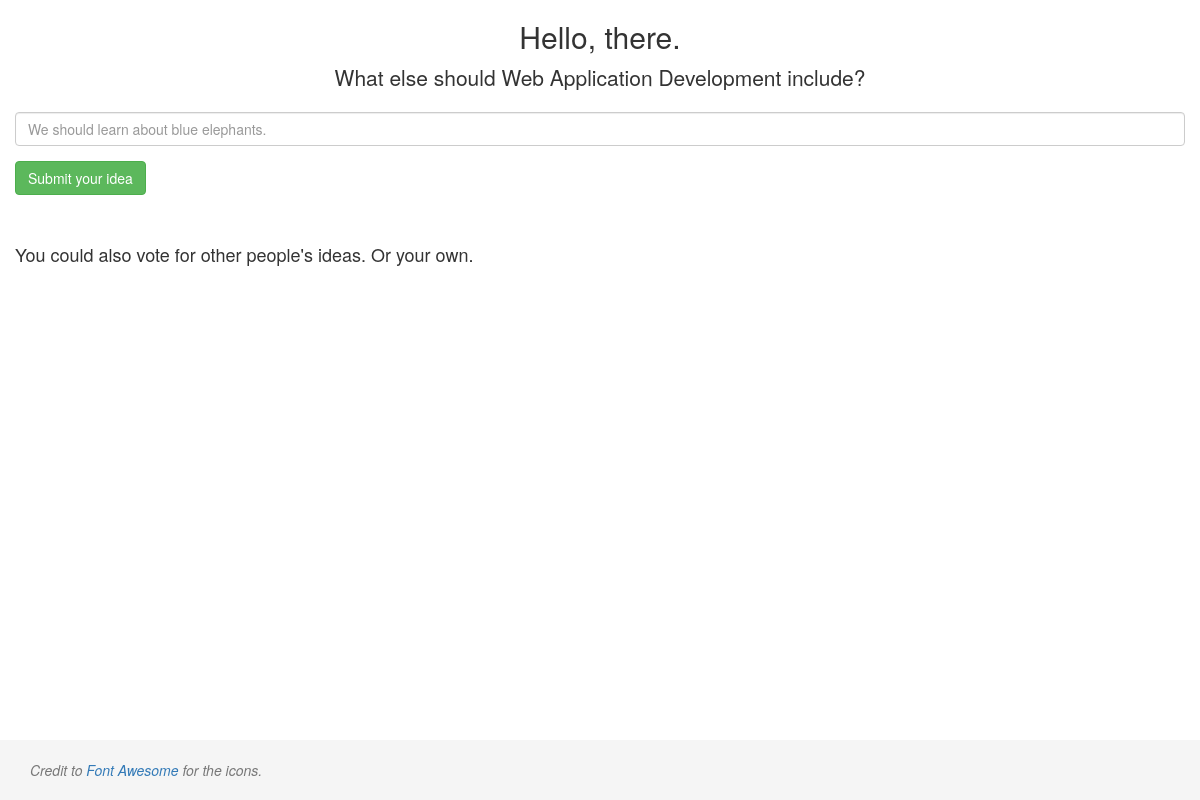
The app's page /, older data.
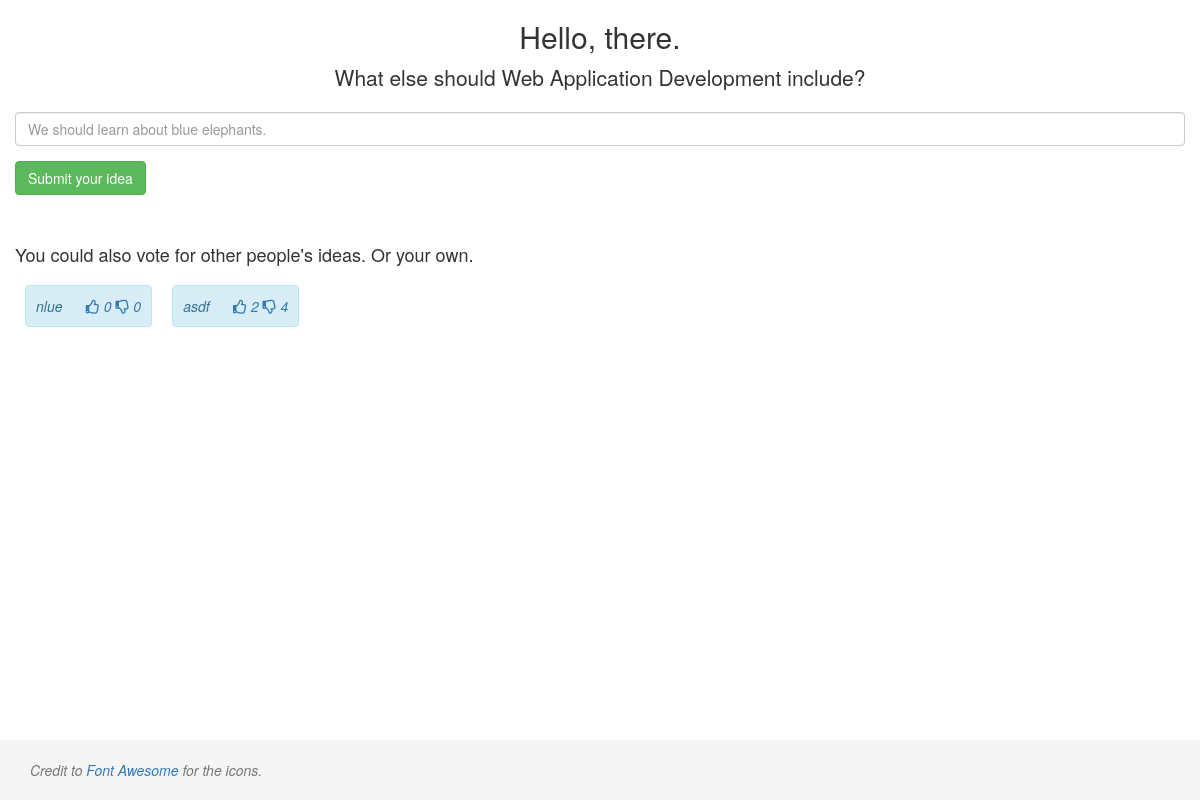
The same page, newer data.
### section_9_ajax_casestudy/app/models.py (models this page shows)
class Idea(db.Model):
    id = db.Column(db.Integer, primary_key=True)
    text = db.Column(db.String(500), index=True, unique=True)
    upvotes = db.Column(db.Integer, default=0)
    downvotes = db.Column(db.Integer, default=0)

### section_9_ajax_casestudy/app/views.py (the view)
@app.route('/', methods=['GET', 'POST'])
def index():
	form = IdeaForm()
	if form.validate_on_submit():
		new_idea = models.Idea(text=form.idea.data)
		db.session.add(new_idea)
		db.session.commit()
		flash("Thanks for your bright new idea: " + str(form.idea.data))
	ideas = models.Idea.query.all()
	print("Number of ideas in db:", len(ideas))
	return render_template('index.html', form=form, ideas=ideas)

### section_9_ajax_casestudy/app/forms.py
class IdeaForm(FlaskForm):
    idea = TextAreaField('idea', validators=[DataRequired()])

### section_9_ajax_casestudy/app/templates/index.html (shortened to what this page needs)
{% extends "bootstrap/base.html" %}
{% block styles %}
	{{super()}}
	<link rel="stylesheet" type="text/css" href="{{ url_for('static', filename='fontawesome-free-5.3.1-web/css/all.css') }}">
	<link rel="stylesheet" type="text/css" href="{{ url_for('static', filename='sticky_footer.css') }}">
{% endblock %}
{% block content %}
<body class="bg-light">
	<div class="container">
		<div class="py-5 text-center">
			<h2>Hello, there.</h2>
			<p class="lead">What else should Web Application Development include?</p>
		</div>
		<div class="row">
			<div class="col">
				<div class="mb-3">
					  <form  action="" method="post" role="form" name="idea">
						<div class="form-group">
							<input type="text" class="form-control" id="idea" name="idea" placeholder="We should learn about blue elephants.">
						</div>
						<button type="submit" class="btn btn-success">Submit your idea</button>
					</form>
	       </div>
	      </div>
	        <br /><br />
	        <h4>You could also vote for other people's ideas. Or your own.</h4><i>
			{% for idea in ideas %}
			<div class="alert alert-info ideas" role="alert">
				{{ idea.text }}&nbsp;&nbsp;&nbsp;&nbsp;&nbsp;
				<a class="vote" id="{{ idea.id }}">
					<i class="far fa-thumbs-up" id="up"></i><span id="sup"> {{ idea.upvotes }}</span></a>
				<a class="vote" id="{{ idea.id }}">
					<i class="far fa-thumbs-down" id="down"></i><span id="sdown"> {{ idea.downvotes }}</span></a>
				<br />
			</div>
			{% endfor %}
		</div>
	</div>
	<footer class="footer">
		<div class="container">
			<span class="text-muted">Credit to <a href="https://fontawesome.com/license">Font Awesome</a> for the icons.</span>
		</div>
	</footer>
</body>
{% endblock %}

Row changes from the older to the newer data that the page shows:
added Idea: text "nlue", upvotes "0", downvotes "0"
added Idea: text "asdf", upvotes "2", downvotes "4"
